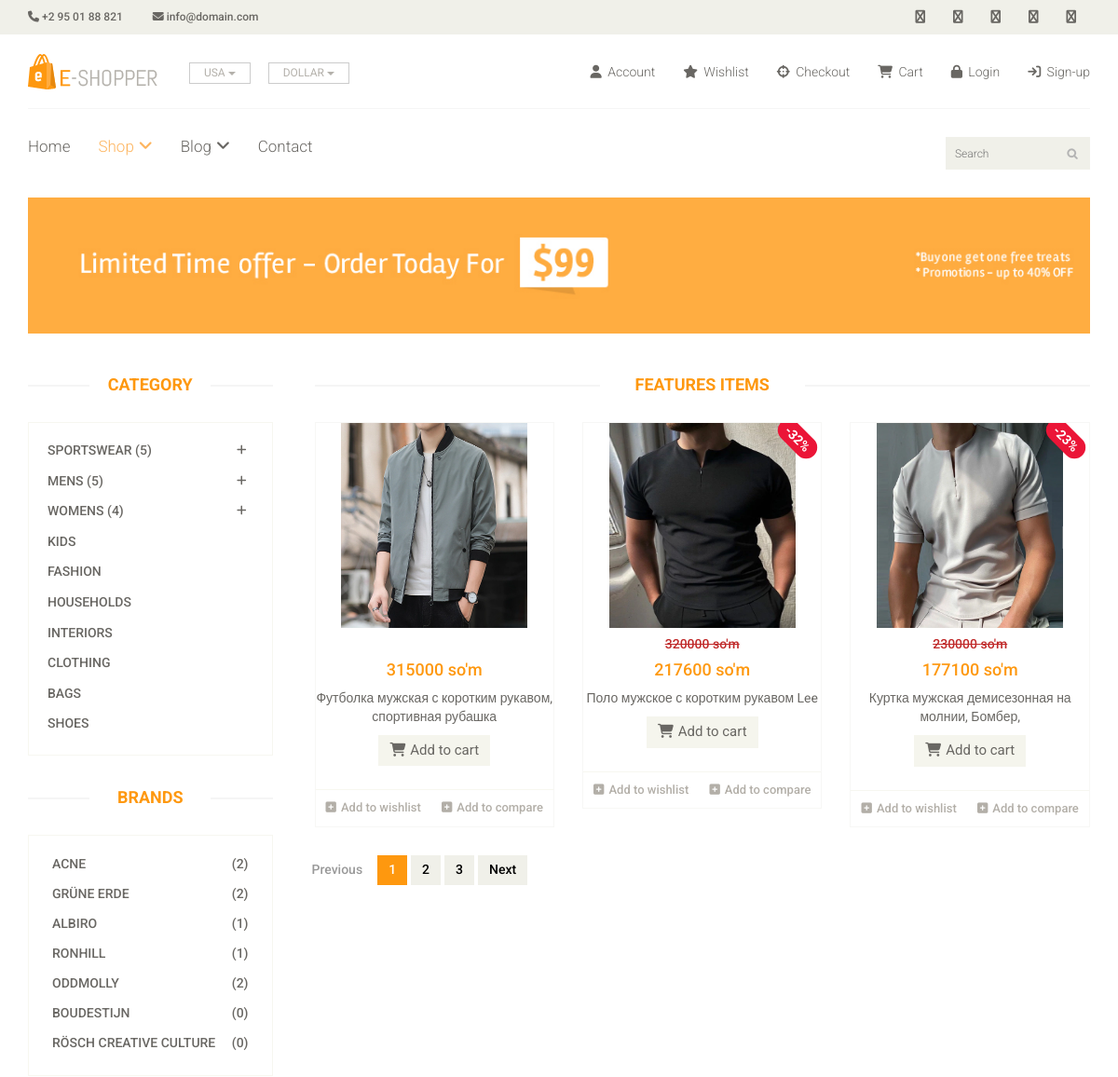
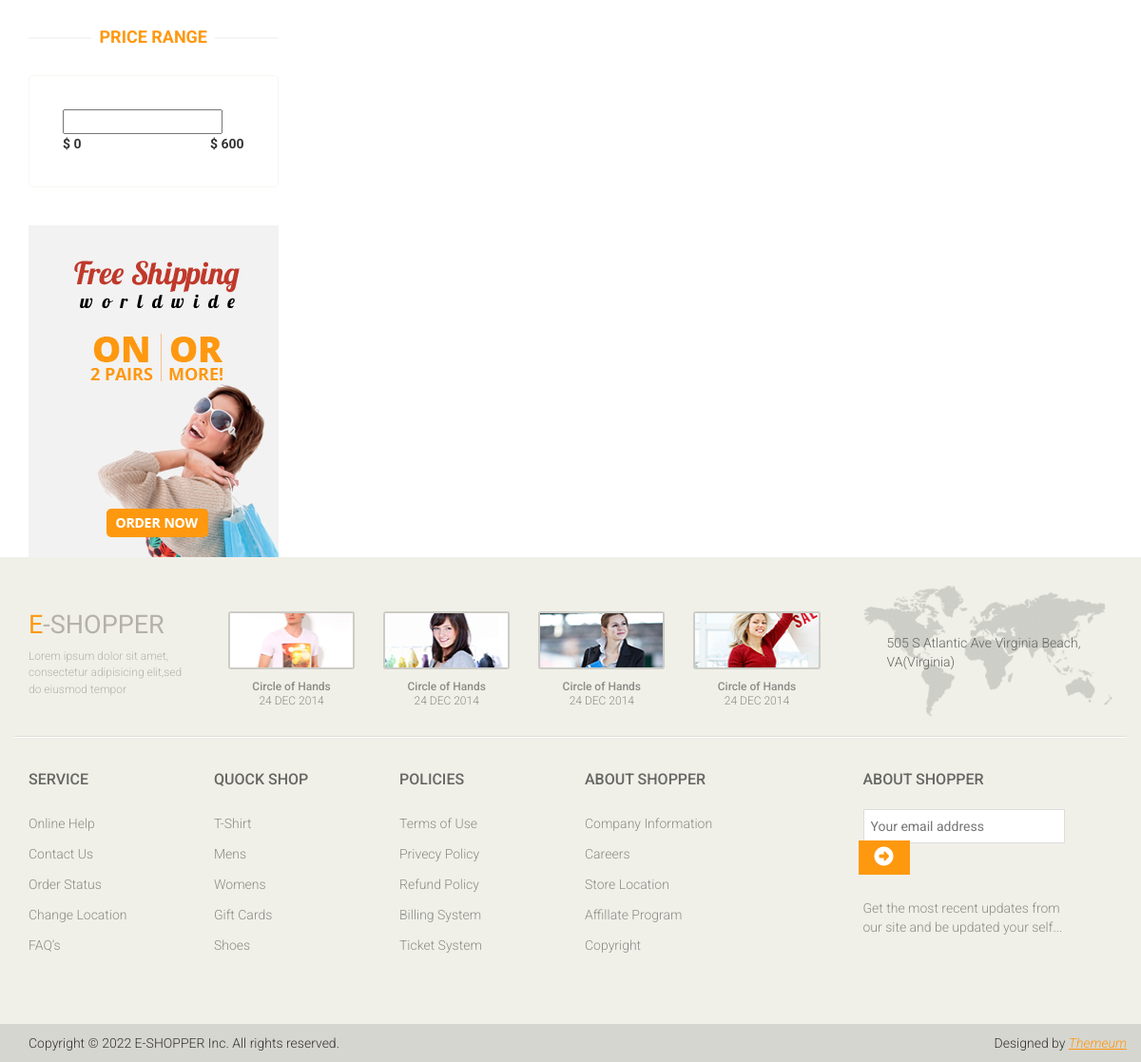
The app's page /shop/ with its own data (2 pictures, top to bottom).
### pages/models.py (models this page shows, shortened)
class Category(models.Model):
    name = models.CharField(max_length=250, null=True)

class SubCategory(models.Model):
    subId = models.ForeignKey(Category, related_name='subcategory', on_delete=models.SET_NULL, null=True)
    name = models.CharField(max_length=255)

class Brand(models.Model):
    name = models.CharField(max_length=250, null=True)

class Product(models.Model):
    img = models.ImageField(null=True)
    title = models.CharField(max_length=255, null=True)
    category = models.ForeignKey(Category, related_name='category',on_delete=models.SET_NULL, null=True)
    brand = models.ForeignKey(Brand, related_name='brand',on_delete=models.SET_NULL, null=True)
    narx = models.IntegerField(null=True)
    chegirma = models.IntegerField(default=0, null=True)
    soni = models.IntegerField(null=True, default=0)
    holati = models.CharField(max_length=255,null=True)
    def ayir(self):
        return math.floor(self.narx - ((self.narx*self.chegirma)/100))

### pages/views.py (the view)
# urls.py: path('shop/', shop, name='shop'),
def shop(req):
    ct = Category.objects.all()
    brand = Brand.objects.all()
    products = Product.objects.all()
    page = req.GET.get('page', 1)
    paginator = Paginator(products, 3)
    try:
        products = paginator.page(page)
    except PageNotAnInteger:
        products = paginator.page(1)
    except EmptyPage:
        products = paginator.page(paginator.num_pages)
    return render(req, 'shop.html',context={
        'ct':ct,
        'brand':brand,
        'products': products
    })

### templates/shop.html (shortened to what this page needs)
{% extends 'base.html' %}
{% load static %}
{% block content %}
	<section id="advertisement">
		<div class="container">
			<img src="{% static 'images/shop/advertisement.jpg' %}" alt="" />
		</div>
	</section>
	<section>
		<div class="container">
			<div class="row">
				<div class="col-sm-3">
					<div class="left-sidebar">
						<h2>Category</h2>
						<div class="panel-group category-products" id="accordian">
            {% for itemCt in ct%}
              {% if itemCt.subcategory.all %}
                  <div class="panel panel-default">
                <div class="panel-heading">
                  <h4 class="panel-title">
                    <a class="category" data-toggle="collapse" data-category="{{itemCt.id}}" data-parent="#accordian" href="#{{itemCt.name}}">
                      <span class="badge pull-right"><i class="fa fa-plus"></i></span>
                      {{itemCt.name}}  ({{ itemCt.subcategory.all | length }})
                    </a>
                  </h4>
                </div>
              </div>
            {% else %}
              <div class="panel panel-default">
                <div class="panel-heading">
                  <h4 class="panel-title">
                    <a class="category" data-category="{{itemCt.id}}" href="#">{{ itemCt.name }}</a>
                  </h4>
                </div>
              </div>
            {% endif %}
              {% endfor %}
						</div>
						<div class="brands_products">
							<h2>Brands</h2>
							<div class="brands-name">
								<ul class="nav nav-pills nav-stacked">
									{% for itemBrand in brand %}
                                    <li><a href=""> <span class="pull-right">({{ itemBrand.brand.count }})</span>{{ itemBrand.name }}</a></li>
                                    {% endfor %}
								</ul>
							</div>
						</div>
						<div class="price-range">
							<h2>Price Range</h2>
							<div class="well">
								 <input type="text" class="span2" value="" data-slider-min="0" data-slider-max="600" data-slider-step="5" data-slider-value="[250,450]" id="sl2" ><br />
								 <b>$ 0</b> <b class="pull-right">$ 600</b>
							</div>
						</div>
						<div class="shipping text-center">
							<img src="images/home/shipping.jpg" alt="" />
						</div>
					</div>
				</div>
				<div class="col-sm-9 padding-right">
					<div class="features_items">
						<h2 class="title text-center">Features Items</h2>
	                    {% for pro in products %}
                            <div class="col-sm-4">
							<div  class="product-image-wrapper">
								<div  class="single-products">
									<div  class="productinfo text-center">
										<img style="height: 220px;width: 200px;background-size: cover;z-index: 100;" class="" src="{{ pro.img.url }}" alt="" />
										<h4 >
                                            {% if pro.chegirma > 0 %}
                                                <h5><del  style="color: #c02a2a;margin-top: 45px;">{{ pro.narx }} so'm</del></h5>
                                                <h4 style="color: #FE980F">{{ pro.ayir }} so'm</h4>
                                                <p >{{ pro.title }}</p>
                                            {% else %}
                                                <h4 style="color: #FE980F;margin-top: 35px";>{{ pro.narx }} so'm</h4>
                                                <p >{{ pro.title }}</p>
                                            {% endif %}
                                        </h4>
										<a href="#" class="btn btn-default add-to-cart"><i class="fa fa-shopping-cart"></i>Add to cart</a>
									</div>
									<div class="product-overlay">
                                        {% if pro.chegirma > 0 %}
                                            <p class="new chegirma">-{{ pro.chegirma }}%</p>
                                        {% endif %}
										<div class="overlay-content">
										</div>
									</div>
								</div>
								<div class="choose">
									<ul class="nav nav-pills nav-justified">
										<li><a href=""><i class="fa fa-plus-square"></i>Add to wishlist</a></li>
										<li><a href=""><i class="fa fa-plus-square"></i>Add to compare</a></li>
									</ul>
								</div>
							</div>
						</div>
                        {% endfor %}
					</div>
                          <div class="row">
                              <div class="col-12">
                                {% if products.has_other_pages %}
                                <ul class="pagination">
                                 {% if products.has_previous %}
                                  <li class="page-item"><a class="page-link" href="?page={{ products.previous_page_number }}">Previous</a></li>
                                {% else %}
                                  <li class="page-item disabled"><span class="page-link">Previous</span></li>
                                  {% endif %}
                                {% for i in products.paginator.page_range %}
                                  {% if products.number == i %}
                                  <li class="page-item active" aria-current="page"><a class="page-link" href="#">{{ i }}</a></li>
                                  {% else %}
                                  <li class="page-item"><a class="page-link" href="?page={{ i }}">{{ i }}</a></li>
                                  {% endif %}
                                  {% endfor %}
                                {% if products.has_next %}
                                  <li class="page-item"><a class="page-link" href="?page={{ products.next_page_number }}">Next</a></li>
                                {% else %}
                                  <li class="page-item disabled"><span class="page-link">Next</span></li>
                                  {% endif %}
                                </ul>
                                {% endif %}
                              </div>
                          </div>
				</div>
			</div>
		</div>
	</section>
	{% endblock content %}

### templates/base.html (shortened to what this page needs)
{% load static %}
<!DOCTYPE html>
<html lang="en">
<head>
    <link href="{% static 'css/bootstrap.min.css' %}" rel="stylesheet">
    <link rel="stylesheet" href="{% static 'css/font-awesome.min.css' %}">
    <link rel="stylesheet" href="https://cdnjs.cloudflare.com/ajax/libs/font-awesome/6.1.1/css/all.min.css" />
    <link href="{% static 'css/prettyPhoto.css' %}" rel="stylesheet">
    <link href="{% static 'css/price-range.css' %}" rel="stylesheet">
    <link href="{% static 'css/animate.css' %}" rel="stylesheet">
	<link href="{% static 'css/main.css' %}" rel="stylesheet">
	<link href="{% static 'css/responsive.css' %}" rel="stylesheet">
</head>
<body>
	<header id="header">
		<div class="header_top">
			<div class="container">
				<div class="row">
					<div class="col-sm-6">
						<div class="contactinfo">
							<ul class="nav nav-pills">
								<li><a href="#"><i class="fa fa-phone"></i> +2 95 01 88 821</a></li>
								<li><a href="#"><i class="fa fa-envelope"></i> info@domain.com</a></li>
							</ul>
						</div>
					</div>
					<div class="col-sm-6">
						<div class="social-icons pull-right">
							<ul class="nav navbar-nav">
								<li><a href="#"><i class="fa fa-facebook"></i></a></li>
								<li><a href="#"><i class="fa fa-twitter"></i></a></li>
								<li><a href="#"><i class="fa fa-linkedin"></i></a></li>
								<li><a href="#"><i class="fa fa-dribbble"></i></a></li>
								<li><a href="#"><i class="fa fa-google-plus"></i></a></li>
							</ul>
						</div>
					</div>
				</div>
			</div>
		</div>
		<div class="header-middle">
			<div class="container">
				<div class="row">
					<div class="col-sm-4">
						<div class="logo pull-left">
							<a href="{% url 'index' %}"><img src="{% static 'images/home/logo.png' %}" alt="" /></a>
						</div>
						<div class="btn-group pull-right">
							<div class="btn-group">
								<button type="button" class="btn btn-default dropdown-toggle usa" data-toggle="dropdown">
									USA
									<span class="caret"></span>
								</button>
							</div>
							<div class="btn-group">
								<button type="button" class="btn btn-default dropdown-toggle usa" data-toggle="dropdown">
									DOLLAR
									<span class="caret"></span>
								</button>
							</div>
						</div>
					</div>
					<div class="col-sm-8">
						<div class="shop-menu pull-right">
							<ul class="nav navbar-nav">
								<li><a href="#"><i class="fa fa-user"></i> Account</a></li>
								<li><a href="#"><i class="fa fa-star"></i> Wishlist</a></li>
								<li><a href="checkout.html"><i class="fa fa-crosshairs"></i> Checkout</a></li>
								<li><a href="cart.html"><i class="fa fa-shopping-cart"></i> Cart</a></li>
								   {% if  user.is_authenticated %}
                                      <li><a href="{% url 'logout' %}"><i class="fa fa-lock"></i> {{ user.username }} (Logout)</a></li>
                                    {% else %}
                                      <li><a href="{% url 'login' %}"><i class="fa fa-lock"></i> Login</a></li>
                                      <li><a href="{% url 'signup' %}"><i class="fa fa-sign-in"></i> Sign-up</a></li>
                                    {% endif %}
							</ul>
						</div>
					</div>
				</div>
			</div>
		</div>
		<div class="header-bottom">
			<div class="container">
				<div class="row">
					<div class="col-sm-9">
						<div class="mainmenu pull-left">
							<ul class="nav navbar-nav collapse navbar-collapse">
								<li><a href="{% url 'index' %}" class=" {% if request.resolver_match.url_name == 'index' %}active{% endif %}">Home</a></li>
								<li class="dropdown"><a href="#" class="{% if request.resolver_match.url_name == 'shop' %}active{% endif %}">Shop<i class="fa fa-angle-down "></i></a>
                                </li>
								<li class="dropdown"><a href="#">Blog<i class="fa fa-angle-down"></i></a>
                                </li>
								<li><a href="{% url 'contact' %}">Contact</a></li>
							</ul>
						</div>
					</div>
					<div class="col-sm-3">
						<div class="search_box pull-right">
							<input type="text" placeholder="Search"/>
						</div>
					</div>
				</div>
			</div>
		</div>
	</header>
{% block content %}
{% endblock content %}
	<footer id="footer">
		<div class="footer-top">
			<div class="container">
				<div class="row">
					<div class="col-sm-2">
						<div class="companyinfo">
							<h2><span>e</span>-shopper</h2>
							<p>Lorem ipsum dolor sit amet, consectetur adipisicing elit,sed do eiusmod tempor</p>
						</div>
					</div>
					<div class="col-sm-7">
						<div class="col-sm-3">
							<div class="video-gallery text-center">
								<a href="#">
									<div class="iframe-img">
										<img src="{% static 'images/home/iframe1.png' %}" alt="" />
									</div>
								</a>
								<p>Circle of Hands</p>
								<h2>24 DEC 2014</h2>
							</div>
						</div>
						<div class="col-sm-3">
							<div class="video-gallery text-center">
								<a href="#">
									<div class="iframe-img">
										<img src="{% static 'images/home/iframe2.png' %}" alt="" />
									</div>
								</a>
								<p>Circle of Hands</p>
								<h2>24 DEC 2014</h2>
							</div>
						</div>
						<div class="col-sm-3">
							<div class="video-gallery text-center">
								<a href="#">
									<div class="iframe-img">
										<img src="{% static 'images/home/iframe3.png' %}" alt="" />
									</div>
								</a>
								<p>Circle of Hands</p>
								<h2>24 DEC 2014</h2>
							</div>
						</div>
						<div class="col-sm-3">
							<div class="video-gallery text-center">
								<a href="#">
									<div class="iframe-img">
										<img src="{% static 'images/home/iframe4.png' %}" alt="" />
									</div>
								</a>
								<p>Circle of Hands</p>
								<h2>24 DEC 2014</h2>
							</div>
						</div>
					</div>
					<div class="col-sm-3">
						<div class="address">
							<img src="{% static 'images/home/map.png' %}" alt="" />
							<p>505 S Atlantic Ave Virginia Beach, VA(Virginia)</p>
						</div>
					</div>
				</div>
			</div>
		</div>
		<div class="footer-widget">
			<div class="container">
				<div class="row">
					<div class="col-sm-2">
						<div class="single-widget">
							<h2>Service</h2>
							<ul class="nav nav-pills nav-stacked">
								<li><a href="#">Online Help</a></li>
								<li><a href="#">Contact Us</a></li>
								<li><a href="#">Order Status</a></li>
								<li><a href="#">Change Location</a></li>
								<li><a href="#">FAQ’s</a></li>
							</ul>
						</div>
					</div>
					<div class="col-sm-2">
						<div class="single-widget">
							<h2>Quock Shop</h2>
							<ul class="nav nav-pills nav-stacked">
								<li><a href="#">T-Shirt</a></li>
								<li><a href="#">Mens</a></li>
								<li><a href="#">Womens</a></li>
								<li><a href="#">Gift Cards</a></li>
								<li><a href="#">Shoes</a></li>
							</ul>
						</div>
					</div>
					<div class="col-sm-2">
						<div class="single-widget">
							<h2>Policies</h2>
							<ul class="nav nav-pills nav-stacked">
								<li><a href="#">Terms of Use</a></li>
								<li><a href="#">Privecy Policy</a></li>
								<li><a href="#">Refund Policy</a></li>
								<li><a href="#">Billing System</a></li>
								<li><a href="#">Ticket System</a></li>
							</ul>
						</div>
					</div>
					<div class="col-sm-2">
						<div class="single-widget">
							<h2>About Shopper</h2>
							<ul class="nav nav-pills nav-stacked">
								<li><a href="#">Company Information</a></li>
								<li><a href="#">Careers</a></li>
								<li><a href="#">Store Location</a></li>
								<li><a href="#">Affillate Program</a></li>
								<li><a href="#">Copyright</a></li>
							</ul>
						</div>
					</div>
					<div class="col-sm-3 col-sm-offset-1">
						<div class="single-widget">
							<h2>About Shopper</h2>
							<form action="#" class="searchform">
								<input type="text" placeholder="Your email address" />
								<button type="submit" class="btn btn-default"><i class="fa fa-arrow-circle-o-right"></i></button>
								<p>Get the most recent updates from <br />our site and be updated your self...</p>
							</form>
						</div>
					</div>
				</div>
			</div>
		</div>
		<div class="footer-bottom">
			<div class="container">
				<div class="row">
					<p class="pull-left">Copyright © 2022 E-SHOPPER Inc. All rights reserved.</p>
					<p class="pull-right">Designed by <span><a target="_blank" href="http://www.themeum.com">Themeum</a></span></p>
				</div>
			</div>
		</div>
	</footer>
  </body>
</html>

### records on screen
Category: name "SPORTSWEAR", subcategory.all|length "5"
Category: name "MENS", subcategory.all|length "5"
Category: name "WOMENS", subcategory.all|length "4"
Category: name "KIDS"
Category: name "FASHION"
Category: name "HOUSEHOLDS"
Category: name "INTERIORS"
Category: name "CLOTHING"
Category: name "BAGS"
Category: name "SHOES"
Brand: brand.count "2", name "ACNE"
Brand: brand.count "2", name "GRÜNE ERDE"
Brand: brand.count "1", name "ALBIRO"
Brand: brand.count "1", name "RONHILL"
Brand: brand.count "2", name "ODDMOLLY"
Brand: brand.count "0", name "BOUDESTIJN"
Brand: brand.count "0", name "RÖSCH CREATIVE CULTURE"
Product: img (picture), narx "315000", title "Футболка мужская с коротким рукавом, спортивная рубашка"
Product: img (picture), narx "320000", ayir "217600", title "Поло мужское с коротким рукавом Lee", chegirma "32"
Product: img (picture), narx "230000", ayir "177100", title "Куртка мужская демисезонная на молнии, Бомбер,", chegirma "23"

### other values on screen
{{ i }} "1"
{{ i }} "2" "3"
